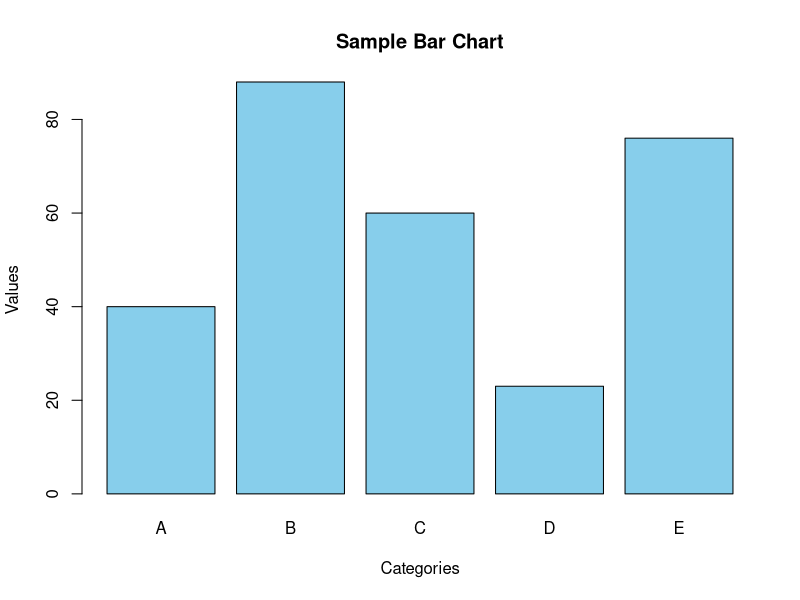

This figure's R source:
# 生成随机数据
set.seed(123) # 设置随机种子以确保结果可复现
categories <- c("A", "B", "C", "D", "E")
values <- sample(10:100, 5)

# 创建柱状图
barplot(values, names.arg = categories, col = "skyblue", 
        main = "Sample Bar Chart", xlab = "Categories", ylab = "Values")

# 保存图表到文件 (R会自动添加.png扩展名)
dev.copy(png, filename = "my_bar_chart.png", width = 600, height = 400)
dev.off() # 关闭图形设备

print("图表已保存为 my_bar_chart.png")
